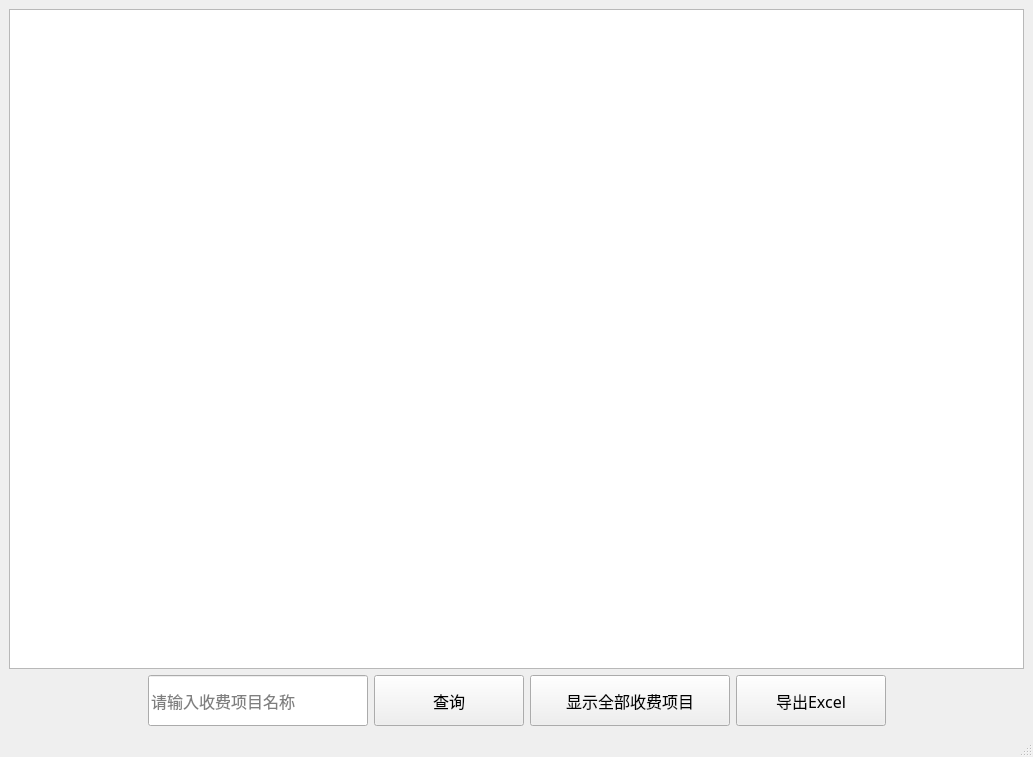
<?xml version="1.0" encoding="UTF-8"?>
<ui version="4.0">
 <class>view_ChargeItems</class>
 <widget class="QMainWindow" name="view_ChargeItems">
  <property name="geometry">
   <rect>
    <x>0</x>
    <y>0</y>
    <width>1033</width>
    <height>757</height>
   </rect>
  </property>
  <property name="windowTitle">
   <string>MainWindow</string>
  </property>
  <widget class="QWidget" name="centralwidget">
   <layout class="QGridLayout" name="gridLayout">
    <item row="0" column="0">
     <layout class="QVBoxLayout" name="verticalLayout">
      <item>
       <widget class="QTableView" name="tableView">
        <property name="font">
         <font>
          <family>宋体</family>
          <pointsize>12</pointsize>
         </font>
        </property>
        <property name="styleSheet">
         <string notr="true"/>
        </property>
       </widget>
      </item>
      <item>
       <layout class="QHBoxLayout" name="horizontalLayout">
        <item>
         <spacer name="horizontalSpacer_2">
          <property name="orientation">
           <enum>Qt::Horizontal</enum>
          </property>
          <property name="sizeHint" stdset="0">
           <size>
            <width>40</width>
            <height>20</height>
           </size>
          </property>
         </spacer>
        </item>
        <item>
         <widget class="QLineEdit" name="lineEdit_name">
          <property name="minimumSize">
           <size>
            <width>220</width>
            <height>51</height>
           </size>
          </property>
          <property name="maximumSize">
           <size>
            <width>220</width>
            <height>51</height>
           </size>
          </property>
          <property name="font">
           <font>
            <family>宋体</family>
            <pointsize>12</pointsize>
           </font>
          </property>
          <property name="placeholderText">
           <string>请输入收费项目名称</string>
          </property>
         </widget>
        </item>
        <item>
         <widget class="QPushButton" name="pushButton_serch">
          <property name="sizePolicy">
           <sizepolicy hsizetype="Maximum" vsizetype="Maximum">
            <horstretch>0</horstretch>
            <verstretch>0</verstretch>
           </sizepolicy>
          </property>
          <property name="minimumSize">
           <size>
            <width>150</width>
            <height>51</height>
           </size>
          </property>
          <property name="maximumSize">
           <size>
            <width>150</width>
            <height>51</height>
           </size>
          </property>
          <property name="font">
           <font>
            <family>Agency FB</family>
            <pointsize>12</pointsize>
           </font>
          </property>
          <property name="text">
           <string>查询</string>
          </property>
         </widget>
        </item>
        <item>
         <widget class="QPushButton" name="pushButton_showall">
          <property name="sizePolicy">
           <sizepolicy hsizetype="Maximum" vsizetype="Maximum">
            <horstretch>0</horstretch>
            <verstretch>0</verstretch>
           </sizepolicy>
          </property>
          <property name="minimumSize">
           <size>
            <width>200</width>
            <height>51</height>
           </size>
          </property>
          <property name="maximumSize">
           <size>
            <width>200</width>
            <height>51</height>
           </size>
          </property>
          <property name="font">
           <font>
            <family>Agency FB</family>
            <pointsize>12</pointsize>
           </font>
          </property>
          <property name="text">
           <string>显示全部收费项目</string>
          </property>
         </widget>
        </item>
        <item>
         <widget class="QPushButton" name="pushButton_out_2">
          <property name="minimumSize">
           <size>
            <width>150</width>
            <height>51</height>
           </size>
          </property>
          <property name="maximumSize">
           <size>
            <width>150</width>
            <height>51</height>
           </size>
          </property>
          <property name="font">
           <font>
            <family>宋体</family>
            <pointsize>12</pointsize>
           </font>
          </property>
          <property name="text">
           <string>导出Excel</string>
          </property>
         </widget>
        </item>
        <item>
         <spacer name="horizontalSpacer">
          <property name="orientation">
           <enum>Qt::Horizontal</enum>
          </property>
          <property name="sizeHint" stdset="0">
           <size>
            <width>40</width>
            <height>20</height>
           </size>
          </property>
         </spacer>
        </item>
       </layout>
      </item>
     </layout>
    </item>
   </layout>
   <zorder>tableView</zorder>
   <zorder>pushButton_showall</zorder>
   <zorder>pushButton_serch</zorder>
   <zorder>lineEdit_name</zorder>
   <zorder>pushButton_out_2</zorder>
  </widget>
  <widget class="QMenuBar" name="menubar">
   <property name="geometry">
    <rect>
     <x>0</x>
     <y>0</y>
     <width>1033</width>
     <height>25</height>
    </rect>
   </property>
  </widget>
  <widget class="QStatusBar" name="statusbar"/>
 </widget>
 <resources/>
 <connections/>
</ui>
